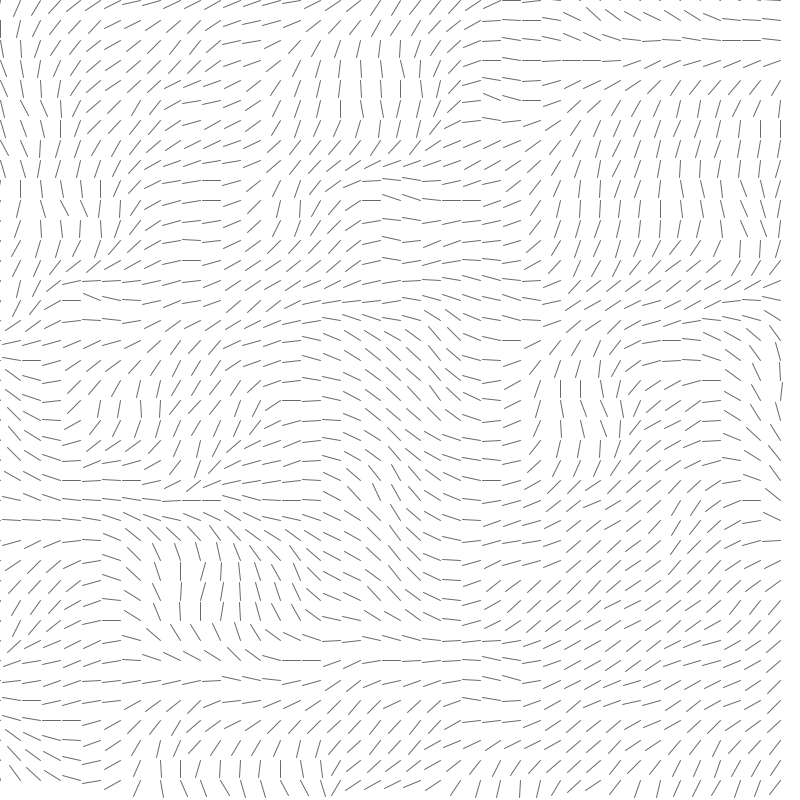
Frame 1 (no input)
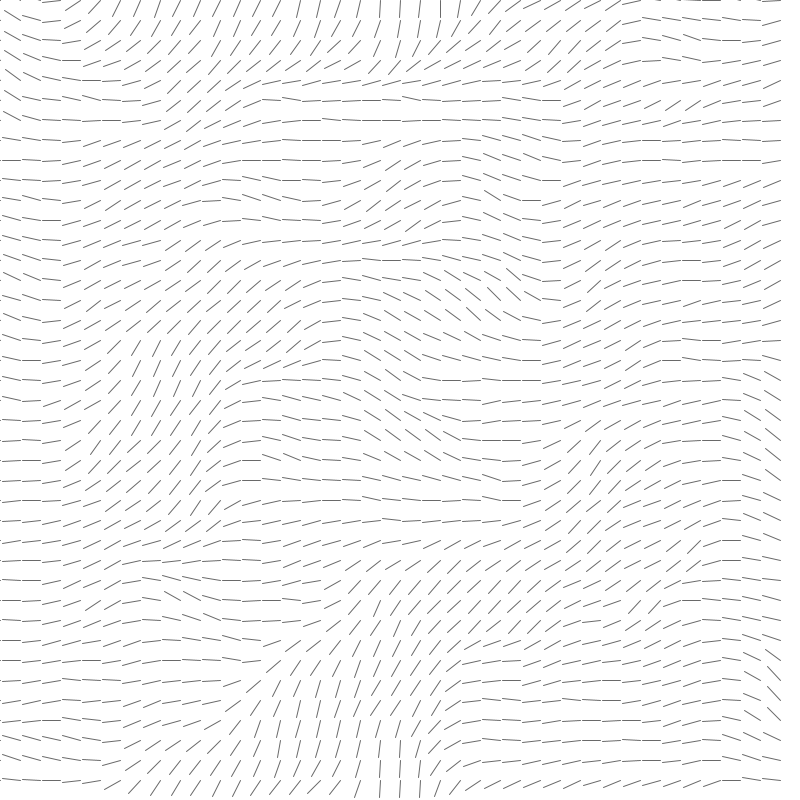
Frame 60 (the mouse pressed at the canvas centre just before this capture)
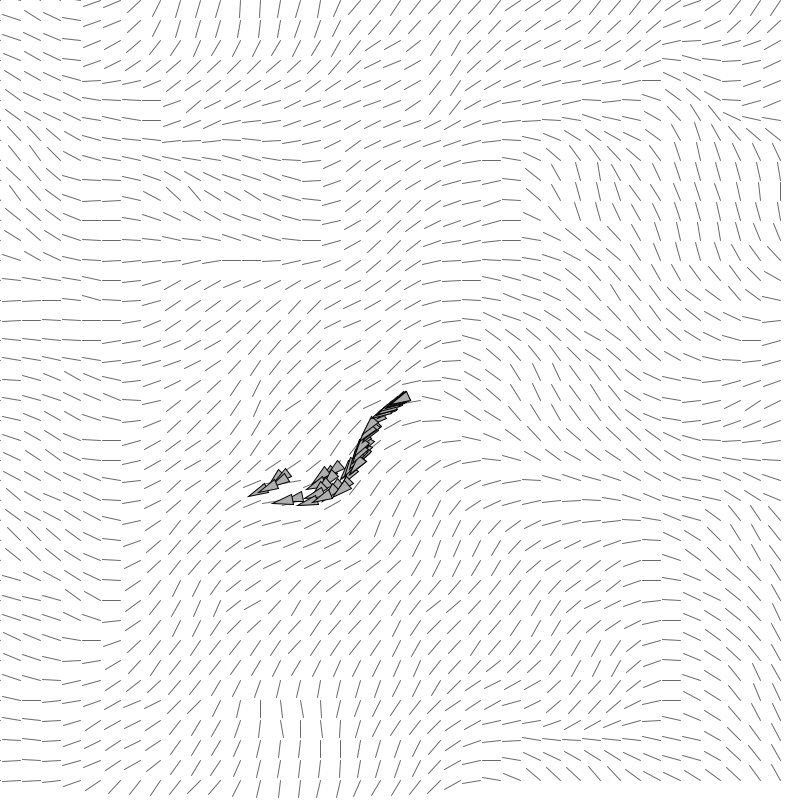
Frame 120 (the mouse held since frame 60 and released just before this capture)

The Processing sketch that drew these frames (run headless with seeded random() and noise(); from frame 60 on, the mouse is pressed at the canvas centre):

// Processing sketch: Agent_Flow
// ── Agent_Flow.pde
boolean debug = true;
FlowField flowfield;
ArrayList<Vehicle> vehicles;

void setup() {
  size(800, 800);
  flowfield = new FlowField(20);
  vehicles = new ArrayList<Vehicle>();
}

void draw() {
  println("Agent Count:", vehicles.size());
  background(255);
  if (debug) flowfield.display();
  if (mousePressed) {
    vehicles.add(new Vehicle(new PVector(mouseX, mouseY), random(2, 5), random(0.1, 0.5)));
  }
  for (Vehicle v : vehicles) {
    v.follow(flowfield);
    v.run();
  }
  flowfield.update();
}

void keyPressed() {
  if (key == ' ') {
    debug = !debug;
  }
}

// ── FlowField.pde
class FlowField {

  PVector[][] field;
  int cols, rows;
  int resolution;
  float zoff = 0;

  FlowField(int r) {
    resolution = r;
    cols = width / resolution;
    rows = height / resolution;

    field = new PVector[cols][rows];
    init();
  }


  void init() {
    noiseSeed((int)random(10000));
    update();
    //float xoff = 0;
    //for (int i = 0; i < cols; i++) {
    //  float yoff = 0;
    //  for (int j = 0; j < rows; j++) {
    //    float theta = map(noise(xoff, yoff), 0, 1, 0, TWO_PI);
    //    field[i][j] = new PVector(cos(theta), sin(theta));
    //    yoff += 0.1;
    //  }
    //  xoff += 0.1;
    //}
  }

  void update() {
    float xoff = 0;
    for (int i=0; i < cols; i++) {
      float yoff = 0;
      for (int j=0; j < rows; j++) {
        float theta = map(noise(xoff, yoff,zoff), 0, 1, 0, TWO_PI);
        field[i][j] = new PVector(cos(theta), sin(theta));
        yoff += 0.1;
      }
      xoff += 0.1;
    }
    zoff += 0.01;
  }

  void display() {
    for (int i = 0; i < cols; i++) {
      for (int j = 0; j < rows; j++) {
        drawVector(field[i][j], i*resolution, j*resolution, resolution-2);
      }
    }
  }

  void drawVector(PVector v, float x, float y, float scale) {
    pushMatrix();
    //float arrowSize = 4;
    translate(x, y);
    stroke(0, 150);
    rotate(v.heading());

    float len = v.mag()*scale;
    line(0, 0, len, 0);
    popMatrix();
  }


  PVector lookup(PVector pos) {
    int column = int(constrain(pos.x/resolution, 0, cols-1));
    int row = int(constrain(pos.y/resolution, 0, rows-1));
    return field[column][row].copy();
  }
}

// ── Vehicle.pde
class Vehicle {
  PVector position;
  PVector velocity;
  PVector acceleration;

  float r;
  float maxSpeed;
  float maxForce;

  Vehicle(PVector pos, float ms, float mf) {
    position = pos.copy();
    maxSpeed = ms;
    maxForce = mf;

    r = 5;
    velocity = new PVector(0, 0);
    acceleration = new PVector(0, 0);
  }

  void follow(FlowField flow) {
    PVector desired = flow.lookup(position);
    desired.mult(maxSpeed);

    PVector steer = PVector.sub(desired, velocity);
    steer.limit(maxForce);
    applyForce(steer);
  }

  void applyForce(PVector force) {
    acceleration.add(force);
  }

  void run() {
    update();
    borders();
    display();
  }

  void update() {
    velocity.add(acceleration);
    velocity.limit(maxSpeed);
    position.add(velocity);
    acceleration.mult(0);
  }

  void borders() {
    if (position.x < -r) position.x = width+r;
    else if (position.y < -r) position.y = height+r;

    if (position.x > width+r) position.x = -r;
    else if (position.y > height+r) position.y = -r;
  }

  void display() {
    float theta = velocity.heading() + radians(90);
    fill(175);
    stroke(0);
    pushMatrix();
    translate(position.x, position.y);
    rotate(theta);
    beginShape(TRIANGLES);
    vertex(0, -r*2);
    vertex(-r, r*2);
    vertex(r, r*2);
    endShape();
    popMatrix();
  }
}
